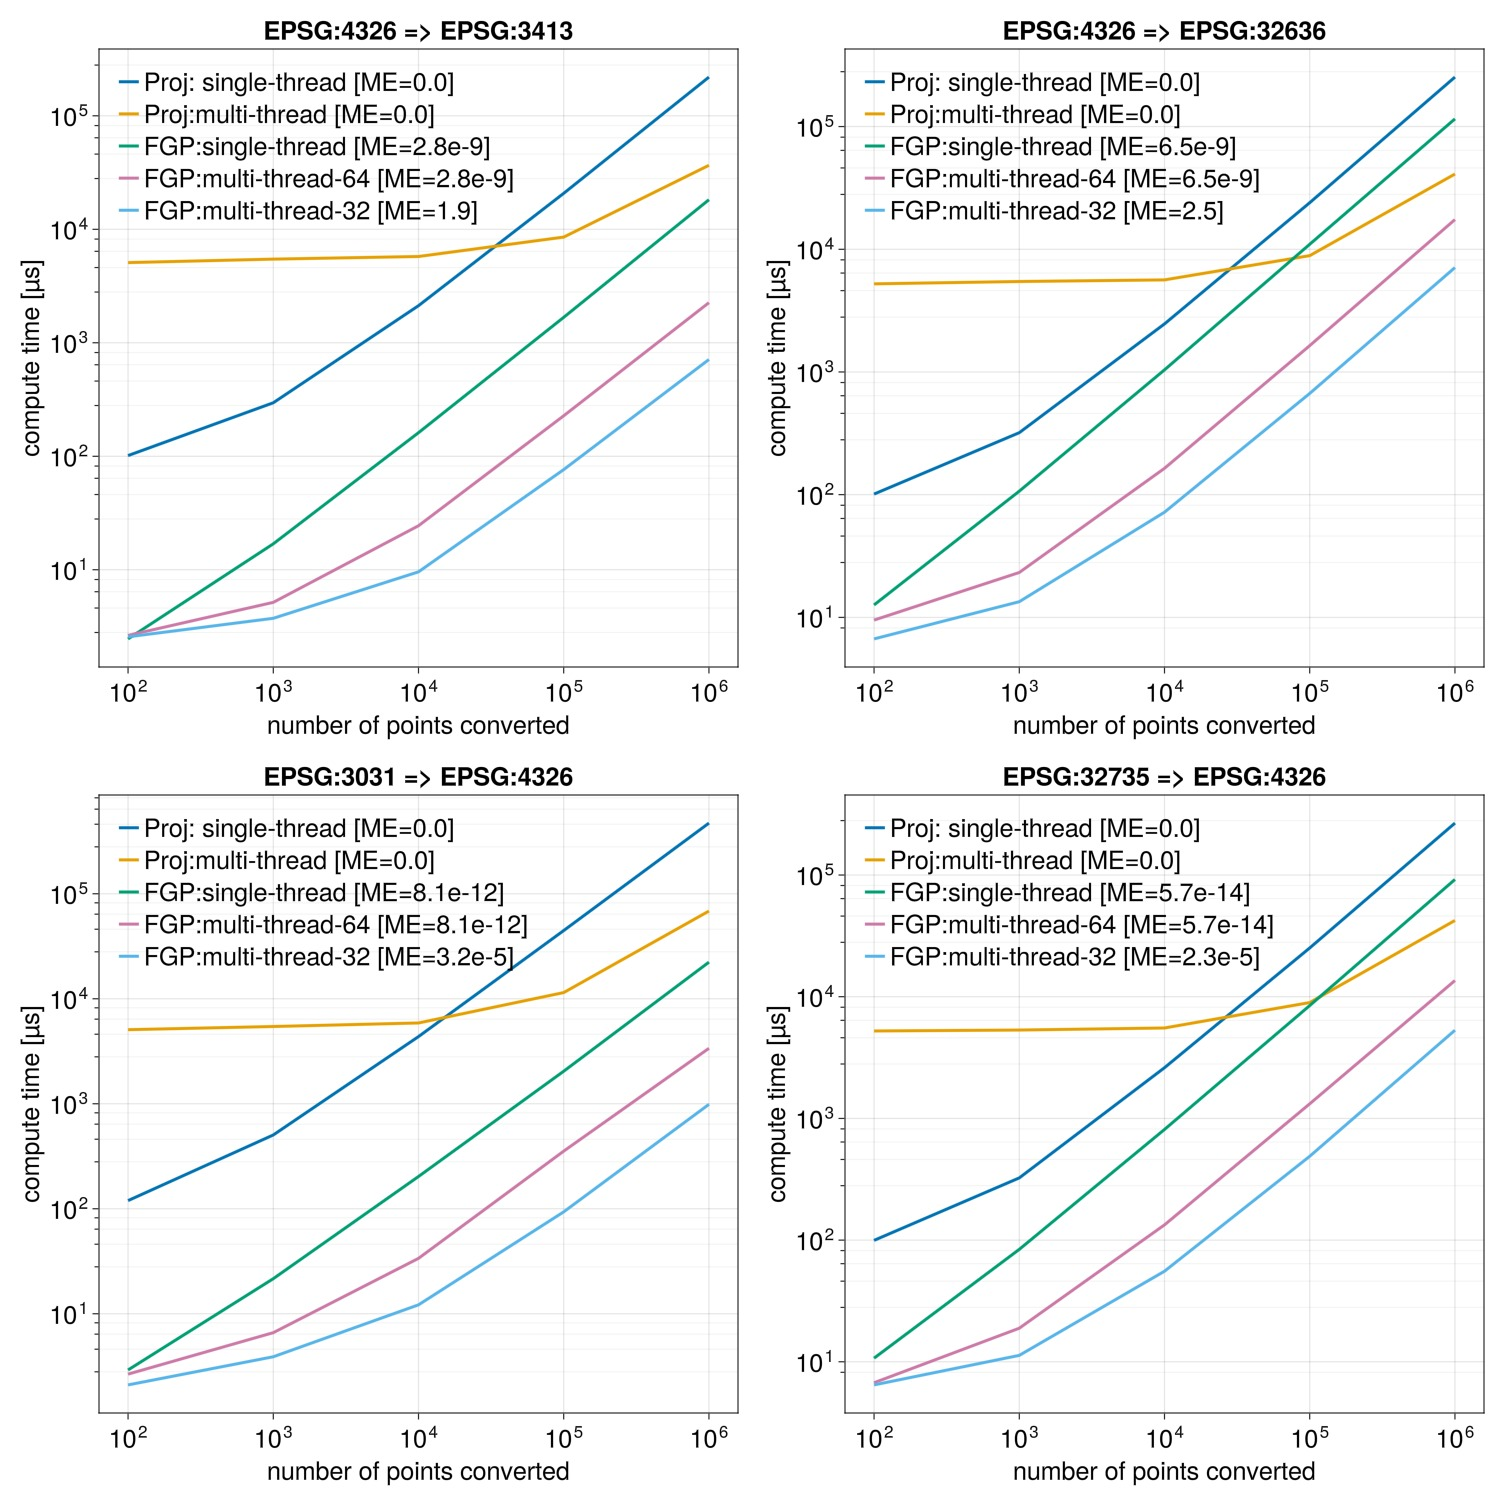

This figure's Julia source:
# FastGeoProjections to Proj speed comparison
using FastGeoProjections
using BenchmarkTools
using DataFrames
using GLMakie

outfile = abspath("./benchmark/benchmark");
ns = [100, 1000, 10000, 100000, 1000000]
epsg_target_source = [
    (EPSG(4326), EPSG(3413)), 
    (EPSG(3031), EPSG(4326)),
    (EPSG(4326), EPSG(32636)), 
    (EPSG(32735), EPSG(4326))
]
system = "Apple M2 Max"
solutions = ["Proj: single-thread", "Proj:multi-thread", "FGP:single-thread", "FGP:multi-thread-64", "FGP:multi-thread-32"] #, "FGP:GPU-32"]

df = DataFrame();
for solution in solutions
    df[!, solution*"_time"] = zeros(length(epsg_target_source) * length(ns))
    df[!, solution*"_err"] =  zeros(length(epsg_target_source) * length(ns))
end

df[!, :npoints] =  zeros(length(epsg_target_source) * length(ns));
df[!, :epsg_target_source] .= [(EPSG(4326), EPSG(3413))];

function trans_bench(X, Y, X0, Y0, df, r, solution, source_epsg, target_epsg, threaded, proj_only, always_xy)
    b = @benchmark begin
        trans = FastGeoProjections.Transformation($source_epsg, $target_epsg; threaded=$threaded, proj_only=$proj_only, always_xy=$always_xy)
        X1, Y1 = trans($X, $Y)
    end

    trans = FastGeoProjections.Transformation(source_epsg, target_epsg; threaded=threaded, proj_only=proj_only, always_xy=always_xy)
    
    display(minimum(b))
    X1, Y1 = trans(X, Y)
    err = maximum(abs.([X1 - X0; Y1 - Y0]))
    printstyled("\n  MAXIMUM ERROR:\t\t$err\n\n", color=:lightgrey)
    df[r, solution*"_time"] = minimum(b).time
    df[r, solution*"_err"] = err
    return df
end


for (i, n) in enumerate(ns)
    rando = rand(n);

    for k = eachindex(epsg_target_source)
         source_epsg = epsg_target_source[k][1]
         target_epsg = epsg_target_source[k][2]

        if k == 1
            Y = rando * 30 .+ 60;
            X = rando * 360 .- 180;
        elseif k == 2
            Y = -(rando * 30 .+ 60);
            X = rando * 360 .- 180;
            X, Y = FastGeoProjections.polarstereo_fwd(X, Y; lat_ts=-71.0, lon_0=0.0);
        elseif k == 3
            Y = rando * 80.
            X = rando * 9 .+ 28.5
        elseif k == 4
            Y = rando * -80.0
            X = rando * 9 .+ 22.5
            X, Y = FastGeoProjections.utm_fwd(X, Y; epsg=EPSG(source_epsg))
        end
        
        r = i+(k-1)*length(ns);
        df[r, :npoints] = n;
        df[r, :epsg_target_source] = epsg_target_source[k];

        printstyled("**EPSG:$(source_epsg.val) to EPSG:$(target_epsg.val) [n = $n]**\n", color=:blue)
        trans = FGP.Transformation(source_epsg, target_epsg; threaded=false, proj_only=true, always_xy=true)
        X0, Y0 = trans(X, Y)

        printstyled("*Proj: single-thread*\n", color=:lightgrey)
        threaded = false; proj_only = true; always_xy = true
        df = trans_bench(X, Y, X0, Y0, df, r, solutions[1], source_epsg, target_epsg, threaded, proj_only, always_xy)
       
        printstyled("*Proj: multi-thread*\n", color=:lightgrey)
        threaded = true; proj_only = true; always_xy = true
        df = trans_bench(X, Y, X0, Y0, df, r, solutions[2], source_epsg, target_epsg, threaded, proj_only, always_xy)


        printstyled("*FastGeoProjections: single-thread*\n", color=:lightgrey)
        threaded = false; proj_only = false; always_xy = true
        df = trans_bench(X, Y, X0, Y0, df, r, solutions[3], source_epsg, target_epsg, threaded, proj_only, always_xy)


        printstyled("*FastGeoProjections: multi-thread - Float64*\n", color=:lightgrey)
        threaded = true; proj_only = false; always_xy = true
        df = trans_bench(X, Y, X0, Y0, df, r, solutions[4], source_epsg, target_epsg, threaded, proj_only, always_xy)

        printstyled("*FastGeoProjections: multi-thread - Float32*\n", color=:lightgrey)
        X = Float32.(X)
        Y = Float32.(Y) 
        threaded = true; proj_only = false; always_xy = true
        df = trans_bench(X, Y, X0, Y0, df, r, solutions[5], source_epsg, target_epsg, threaded, proj_only, always_xy)
        
    end
end


Makie.inline!(false)
f = Figure(resolution=(1500, 750 * ceil(length(epsg_target_source)/2)), fontsize = 25)

for (i, epsg) in enumerate(epsg_target_source)
   
    r = ceil(Int64, i / 2)
    c = i - 2*(r-1)

    ax = Axis(
        f[c, r],
        yscale=log10,
        xscale=log10,
        title="EPSG:$(epsg[1].val) => EPSG:$(epsg[2].val)",
        yminorticksvisible=true,
        yminorgridvisible=true,
        xlabel="number of points converted",
        ylabel="compute time [µs]",
        yminorticks=IntervalsBetween(5),
    )

    rs = df.epsg_target_source .== [epsg]
    re = (df.epsg_target_source .== [epsg]) .& (df[:, :npoints] .== maximum(ns))
    for  solution in solutions

        err = df[re, solution*"_err"]
        err = round(err[1], sigdigits=2, base=10)
        lines!(df[rs, :npoints], df[rs, solution*"_time"] ./ 1000, label= "$solution [ME=$err]", linewidth = 3)
    end

    axislegend(ax, framevisible=false, position=:lt)
    f
end

save(abspath("$outfile.jpg"), f)

